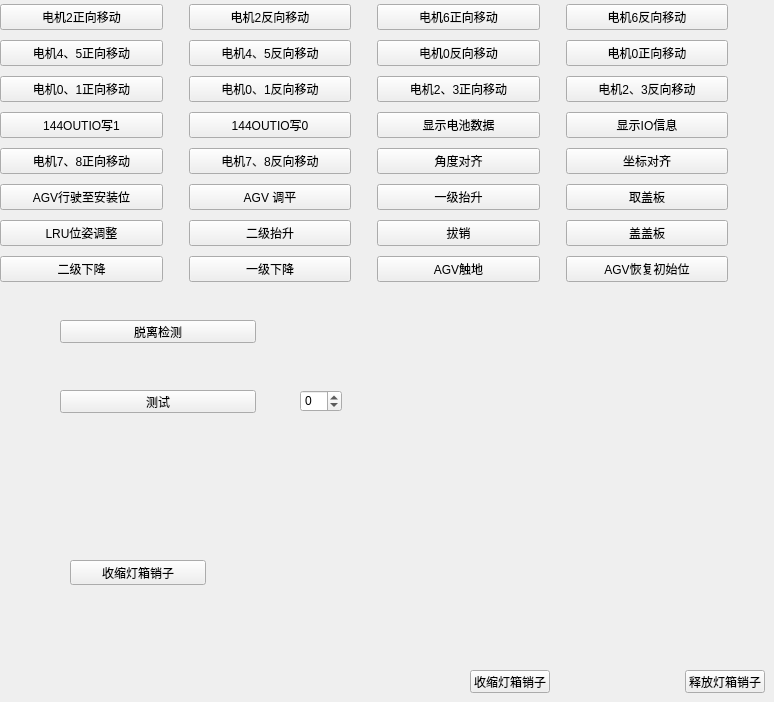
      <widget class="QWidget" name="tab_2">
       <attribute name="title">
        <string>拔销子系统</string>
       </attribute>
       <widget class="QWidget" name="layoutWidget">
        <property name="geometry">
         <rect>
          <x>0</x>
          <y>0</y>
          <width>728</width>
          <height>291</height>
         </rect>
        </property>
        <layout class="QGridLayout" name="gridLayout_52">
         <item row="8" column="6">
          <widget class="QPushButton" name="btn_ExeVehTaskBackward">
           <property name="text">
            <string>AGV恢复初始位</string>
           </property>
          </widget>
         </item>
         <item row="5" column="5">
          <spacer name="horizontalSpacer_11">
           <property name="orientation">
            <enum>Qt::Horizontal</enum>
           </property>
           <property name="sizeType">
            <enum>QSizePolicy::Maximum</enum>
           </property>
           <property name="sizeHint" stdset="0">
            <size>
             <width>20</width>
             <height>20</height>
            </size>
           </property>
          </spacer>
         </item>
         <item row="4" column="2">
          <widget class="QPushButton" name="btn_Motor78Backward">
           <property name="text">
            <string>电机7、8反向移动</string>
           </property>
          </widget>
         </item>
         <item row="8" column="2">
          <widget class="QPushButton" name="btn_ExeMainLiftTaskBackward">
           <property name="text">
            <string>一级下降</string>
           </property>
          </widget>
         </item>
         <item row="0" column="6">
          <widget class="QPushButton" name="btn_Motor78Forward_16">
           <property name="text">
            <string>电机6反向移动</string>
           </property>
          </widget>
         </item>
         <item row="4" column="6">
          <widget class="QPushButton" name="btn_XYSame">
           <property name="text">
            <string>坐标对齐</string>
           </property>
          </widget>
         </item>
         <item row="2" column="2">
          <widget class="QPushButton" name="btn_Motor78Forward_6">
           <property name="text">
            <string>电机0、1反向移动</string>
           </property>
          </widget>
         </item>
         <item row="5" column="4">
          <widget class="QPushButton" name="btn_ExeMainLiftTaskForward">
           <property name="text">
            <string>一级抬升</string>
           </property>
          </widget>
         </item>
         <item row="5" column="1">
          <spacer name="horizontalSpacer_12">
           <property name="orientation">
            <enum>Qt::Horizontal</enum>
           </property>
           <property name="sizeType">
            <enum>QSizePolicy::Maximum</enum>
           </property>
           <property name="sizeHint" stdset="0">
            <size>
             <width>20</width>
             <height>20</height>
            </size>
           </property>
          </spacer>
         </item>
         <item row="1" column="2">
          <widget class="QPushButton" name="btn_Motor78Forward_9">
           <property name="text">
            <string>电机4、5反向移动</string>
           </property>
          </widget>
         </item>
         <item row="1" column="0">
          <widget class="QPushButton" name="btn_Motor78Forward_10">
           <property name="text">
            <string>电机4、5正向移动</string>
           </property>
          </widget>
         </item>
         <item row="0" column="4">
          <widget class="QPushButton" name="btn_Motor78Forward_15">
           <property name="text">
            <string>电机6正向移动</string>
           </property>
          </widget>
         </item>
         <item row="8" column="4">
          <widget class="QPushButton" name="btn_ExeLevelTaskBackward">
           <property name="text">
            <string>AGV触地</string>
           </property>
          </widget>
         </item>
         <item row="4" column="4">
          <widget class="QPushButton" name="btn_AngleSame">
           <property name="text">
            <string>角度对齐</string>
           </property>
          </widget>
         </item>
         <item row="7" column="0">
          <widget class="QPushButton" name="pushButton_3">
           <property name="text">
            <string>LRU位姿调整</string>
           </property>
          </widget>
         </item>
         <item row="8" column="0">
          <widget class="QPushButton" name="btn_ExeLiftTaskBackward">
           <property name="text">
            <string>二级下降</string>
           </property>
          </widget>
         </item>
         <item row="7" column="2">
          <widget class="QPushButton" name="btn_ExeLiftTaskForward">
           <property name="text">
            <string>二级抬升</string>
           </property>
          </widget>
         </item>
         <item row="0" column="0">
          <widget class="QPushButton" name="btn_Motor78Forward_13">
           <property name="text">
            <string>电机2正向移动</string>
           </property>
          </widget>
         </item>
         <item row="3" column="4">
          <widget class="QPushButton" name="btn_Motor78Forward_4">
           <property name="text">
            <string>显示电池数据</string>
           </property>
          </widget>
         </item>
         <item row="5" column="6">
          <widget class="QPushButton" name="btn_ExeCoverPlateTaskForward">
           <property name="text">
            <string>取盖板</string>
           </property>
          </widget>
         </item>
         <item row="1" column="6">
          <widget class="QPushButton" name="btn_Motor78Forward_12">
           <property name="text">
            <string>电机0正向移动</string>
           </property>
          </widget>
         </item>
         <item row="4" column="0">
          <widget class="QPushButton" name="btn_Motor78Forward">
           <property name="text">
            <string>电机7、8正向移动</string>
           </property>
          </widget>
         </item>
         <item row="7" column="4">
          <widget class="QPushButton" name="btn_ExePinTaskForward">
           <property name="text">
            <string>拔销</string>
           </property>
          </widget>
         </item>
         <item row="5" column="2">
          <widget class="QPushButton" name="btn_ExeLevelTaskForward">
           <property name="text">
            <string>AGV 调平</string>
           </property>
          </widget>
         </item>
         <item row="3" column="6">
          <widget class="QPushButton" name="btn_Motor78Forward_17">
           <property name="text">
            <string>显示IO信息</string>
           </property>
          </widget>
         </item>
         <item row="2" column="0">
          <widget class="QPushButton" name="btn_Motor78Forward_5">
           <property name="text">
            <string>电机0、1正向移动</string>
           </property>
          </widget>
         </item>
         <item row="3" column="0">
          <widget class="QPushButton" name="btn_Motor78Forward_2">
           <property name="text">
            <string>144OUTIO写1</string>
           </property>
          </widget>
         </item>
         <item row="0" column="2">
          <widget class="QPushButton" name="btn_Motor78Forward_14">
           <property name="text">
            <string>电机2反向移动</string>
           </property>
          </widget>
         </item>
         <item row="2" column="6">
          <widget class="QPushButton" name="btn_Motor78Forward_8">
           <property name="text">
            <string>电机2、3反向移动</string>
           </property>
          </widget>
         </item>
         <item row="5" column="0">
          <widget class="QPushButton" name="btn_ExeVehTaskForward">
           <property name="text">
            <string>AGV行驶至安装位</string>
           </property>
          </widget>
         </item>
         <item row="3" column="2">
          <widget class="QPushButton" name="btn_Motor78Forward_3">
           <property name="text">
            <string>144OUTIO写0</string>
           </property>
          </widget>
         </item>
         <item row="2" column="4">
          <widget class="QPushButton" name="btn_Motor78Forward_7">
           <property name="text">
            <string>电机2、3正向移动</string>
           </property>
          </widget>
         </item>
         <item row="1" column="4">
          <widget class="QPushButton" name="btn_Motor78Forward_11">
           <property name="text">
            <string>电机0反向移动</string>
           </property>
          </widget>
         </item>
         <item row="5" column="3">
          <spacer name="horizontalSpacer_13">
           <property name="orientation">
            <enum>Qt::Horizontal</enum>
           </property>
           <property name="sizeType">
            <enum>QSizePolicy::Maximum</enum>
           </property>
           <property name="sizeHint" stdset="0">
            <size>
             <width>20</width>
             <height>20</height>
            </size>
           </property>
          </spacer>
         </item>
         <item row="7" column="6">
          <widget class="QPushButton" name="btn_ExeCoverPlateTaskBackward">
           <property name="text">
            <string>盖盖板</string>
           </property>
          </widget>
         </item>
        </layout>
       </widget>
       <widget class="QPushButton" name="btn_PMCSpeedBackward_2">
        <property name="geometry">
         <rect>
          <x>70</x>
          <y>560</y>
          <width>136</width>
          <height>25</height>
         </rect>
        </property>
        <property name="text">
         <string>收缩灯箱销子</string>
        </property>
       </widget>
       <widget class="QPushButton" name="btn_CheckDetach">
        <property name="geometry">
         <rect>
          <x>60</x>
          <y>320</y>
          <width>196</width>
          <height>23</height>
         </rect>
        </property>
        <property name="text">
         <string>脱离检测</string>
        </property>
       </widget>
       <widget class="QPushButton" name="btn_LightRelease">
        <property name="geometry">
         <rect>
          <x>685</x>
          <y>670</y>
          <width>80</width>
          <height>23</height>
         </rect>
        </property>
        <property name="text">
         <string>释放灯箱销子</string>
        </property>
       </widget>
       <widget class="QPushButton" name="btn_LightClamp">
        <property name="geometry">
         <rect>
          <x>470</x>
          <y>670</y>
          <width>80</width>
          <height>23</height>
         </rect>
        </property>
        <property name="text">
         <string>收缩灯箱销子</string>
        </property>
       </widget>
       <widget class="QPushButton" name="btn_CheckDetach_2">
        <property name="geometry">
         <rect>
          <x>60</x>
          <y>390</y>
          <width>196</width>
          <height>23</height>
         </rect>
        </property>
        <property name="text">
         <string>测试</string>
        </property>
       </widget>
       <widget class="QSpinBox" name="spinBox">
        <property name="geometry">
         <rect>
          <x>300</x>
          <y>390</y>
          <width>42</width>
          <height>22</height>
         </rect>
        </property>
        <property name="minimum">
         <number>-99</number>
        </property>
       </widget>
      </widget>
